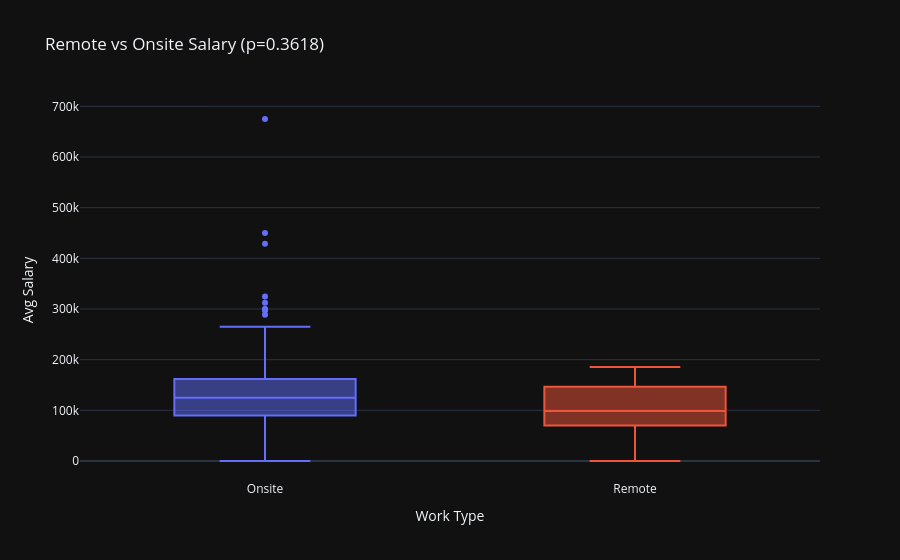

This figure's notebook cell:
### Code cell
# Visualize H2
fig = px.box(
    df_salary.assign(**{"Work Type": df_salary["Job Is Remote"].map({True:"Remote", False:"Onsite"})}),
    x="Work Type", y="Avg Salary", color="Work Type",
    title=f"Remote vs Onsite Salary (p={p_value2:.4f})",
    template="plotly_dark").update_layout(showlegend=False)
fig.write_image("charts/14_h2_remote_salary.png")
fig.show()

### Figure 1 — Plotly figure (JSON) as saved in the notebook; plotly's stock layout.template omitted (floating-point values rounded to 4 significant figures; data arrays with more than 128 entries replaced by an {"elided": "..."} marker saying what was removed)
{"data": [{"alignmentgroup": "True", "hovertemplate": "Work Type=%{x}<br>Avg Salary=%{y}<extra></extra>", "legendgroup": "Onsite", "marker": {"color": "#636efa"}, "name": "Onsite", "notched": false, "offsetgroup": "Onsite", "orientation": "v", "showlegend": true, "type": "box", "x": {"elided": "318 str values"}, "x0": " ", "xaxis": "x", "y": {"elided": "318 float values"}, "y0": " ", "yaxis": "y"}, {"alignmentgroup": "True", "hovertemplate": "Work Type=%{x}<br>Avg Salary=%{y}<extra></extra>", "legendgroup": "Remote", "marker": {"color": "#EF553B"}, "name": "Remote", "notched": false, "offsetgroup": "Remote", "orientation": "v", "showlegend": true, "type": "box", "x": ["Remote", "Remote", "Remote", "Remote", "Remote", "Remote"], "x0": " ", "xaxis": "x", "y": [70000.0, 107500.0, 52.5, 146800.0, 185500.0, 90000.0], "y0": " ", "yaxis": "y"}], "layout": {"boxmode": "overlay", "legend": {"title": {"text": "Work Type"}, "tracegroupgap": 0}, "showlegend": false, "title": {"text": "Remote vs Onsite Salary (p=0.3618)"}, "xaxis": {"anchor": "y", "categoryarray": ["Onsite", "Remote"], "categoryorder": "array", "domain": [0, 1], "title": {"text": "Work Type"}}, "yaxis": {"anchor": "x", "domain": [0, 1], "title": {"text": "Avg Salary"}}}}
